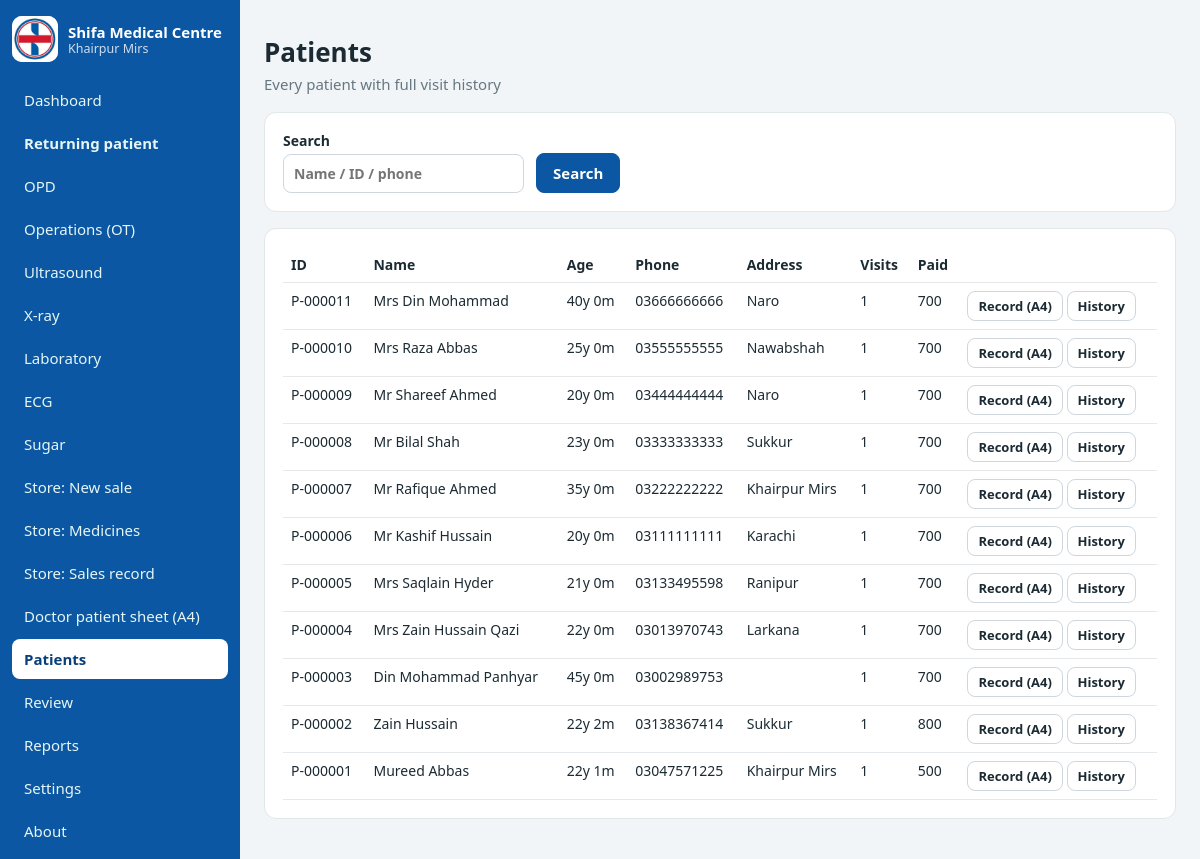
The app's page /patients (signed in) with its own data.
### tables this page shows
CREATE TABLE patients(id INTEGER PRIMARY KEY, pid TEXT UNIQUE, name TEXT, age_y INTEGER,
        age_m INTEGER, address TEXT, phone TEXT);

### app.py (the view)
@app.route("/patients")
def patients():
    s = "%" + request.args.get("q", "") + "%"
    ps = qa("SELECT p.*, COUNT(v.id) visits, COALESCE(SUM(v.total),0) paid FROM patients p LEFT JOIN visits v "
            "ON v.patient_id=p.id WHERE p.name LIKE ? OR p.pid LIKE ? OR p.phone LIKE ? GROUP BY p.id ORDER BY p.id DESC LIMIT 500", (s, s, s))
    return render_template("patients.html", ps=ps)

### app.py (called while the page is built)
def db():
    if "db" not in g:
        g.db = sqlite3.connect(DB); g.db.row_factory = sqlite3.Row
    return g.db

def qa(s, a=()): return db().execute(s, a).fetchall()

def today(): return date.today().isoformat()

@app.before_request
def gate():
    if request.endpoint in ("login", "static"): return
    if "user" not in session: return redirect(url_for("login"))

@app.context_processor
def ctx(): return dict(MODULES=MODULES, today=today(), path=request.path)

### templates/patients.html
{% extends "base.html" %}{% block title %}Patients{% endblock %}{% block content %}
<div class="page-head"><div><h1>Patients</h1><p class="muted">Every patient with full visit history</p></div></div>
<form class="card filters" method="get"><label>Search<input name="q" value="{{ request.args.get('q','') }}" placeholder="Name / ID / phone"></label><button class="btn btn-primary">Search</button></form>
<div class="card scroll"><table class="tbl"><tr><th>ID</th><th>Name</th><th>Age</th><th>Phone</th><th>Address</th><th>Visits</th><th>Paid</th><th></th></tr>
{% for p in ps %}<tr><td>{{ p.pid }}</td><td>{{ p.name }}</td><td>{{ p.age_y }}y {{ p.age_m }}m</td><td>{{ p.phone }}</td><td>{{ p.address }}</td><td>{{ p.visits }}</td><td>{{ '%.0f'|format(p.paid) }}</td>
<td><a class="btn btn-sm" href="/patient/{{ p.id }}/record">Record (A4)</a> {% if session.role=='admin' %}<a class="btn btn-sm" href="/history?patient={{ p.id }}">History</a>{% endif %}</td></tr>
{% else %}<tr><td colspan="8" class="muted">No patients.</td></tr>{% endfor %}</table></div>{% endblock %}

### static/css/style.css (style rules this page uses)
* { box-sizing:border-box }
:root { --brand:#0b57a4;--brand-d:#083f78;--bg:#f2f5f7;--ink:#1c2b33;--mut:#667781;--line:#e2e7ea }
body { margin:0;font-family:Segoe UI,Arial,sans-serif;background:var(--bg);color:var(--ink);font-size:15px }
a { color:inherit;text-decoration:none }
h1 { margin:0;font-size:26px }
.muted { color:var(--mut);margin:4px 0 0 }
.page-head { display:flex;justify-content:space-between;align-items:center;gap:12px;flex-wrap:wrap;margin-bottom:18px }
.btn { display:inline-block;padding:9px 16px;border-radius:8px;border:1px solid #cfd6dd;background:#fff;color:var(--ink);cursor:pointer;font:inherit;font-weight:600 }
.btn-primary { background:var(--brand);border-color:var(--brand);color:#fff }
.card { background:#fff;border-radius:12px;padding:18px;border:1px solid var(--line);margin-bottom:16px }

### static/css/extra.css (style rules this page uses)
.card label,.filters label { display:flex;flex-direction:column;gap:4px;font-size:14px;font-weight:600 }
.card input,.card select { padding:9px 10px;border:1px solid #cfd6dd;border-radius:8px;font:inherit;background:#fff;min-width:0 }
.filters { display:flex;gap:12px;flex-wrap:wrap;align-items:flex-end }
.tbl { width:100%;border-collapse:collapse;font-size:14px }
.tbl th,.tbl td { padding:8px;border-bottom:1px solid #e5e8eb;text-align:left;vertical-align:top }
.scroll { overflow-x:auto }
.btn-sm { padding:5px 10px;font-size:13px }

### records on screen
patients: pid "P-000011", name "Mrs Din Mohammad", age_y "40", age_m "0", phone "03666666666", address "Naro", visits "1", paid "700"
patients: pid "P-000010", name "Mrs Raza Abbas", age_y "25", age_m "0", phone "03555555555", address "Nawabshah", visits "1", paid "700"
patients: pid "P-000009", name "Mr Shareef Ahmed", age_y "20", age_m "0", phone "03444444444", address "Naro", visits "1", paid "700"
patients: pid "P-000008", name "Mr Bilal Shah", age_y "23", age_m "0", phone "03333333333", address "Sukkur", visits "1", paid "700"
patients: pid "P-000007", name "Mr Rafique Ahmed", age_y "35", age_m "0", phone "03222222222", address "Khairpur Mirs", visits "1", paid "700"
patients: pid "P-000006", name "Mr Kashif Hussain", age_y "20", age_m "0", phone "03111111111", address "Karachi", visits "1", paid "700"
patients: pid "P-000005", name "Mrs Saqlain Hyder", age_y "21", age_m "0", phone "03133495598", address "Ranipur", visits "1", paid "700"
patients: pid "P-000004", name "Mrs Zain Hussain Qazi", age_y "22", age_m "0", phone "03013970743", address "Larkana", visits "1", paid "700"
patients: pid "P-000003", name "Din Mohammad Panhyar", age_y "45", age_m "0", phone "03002989753", visits "1", paid "700"
patients: pid "P-000002", name "Zain Hussain", age_y "22", age_m "2", phone "03138367414", address "Sukkur", visits "1", paid "800"
patients: pid "P-000001", name "Mureed Abbas", age_y "22", age_m "1", phone "03047571225", address "Khairpur Mirs", visits "1", paid "500"

### other values on screen
{{ v }} "OPD" "Operations (OT)" "Ultrasound" "X-ray" "Laboratory" "ECG" "Sugar"
